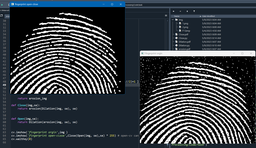
#> input picture SH-31_PY/task/close.png, 256 x 148 px, shrunk from 1747 x 1008 before the run, found by its file name
$ python Closing.py
#> lines starting #> are read from the running program, lines starting #| are printed output that depends on the picture; after the words box and inside, x2 and y2 are one past the last pixel; in counts of white or black regions, pixels touching at a corner belong together
import cv2
import numpy as np

B = np.array([[0, 1, 0], [1, 1, 1], [0, 1, 0]], dtype=np.uint8)

img = cv2.imread(r"D:\FCI\The 3 Level\The Second Term\New\Digital Image Processing\imags\BonusTask\close.png", cv2.IMREAD_GRAYSCALE)
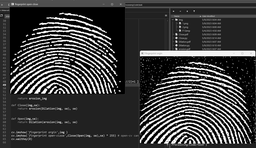
#> img: shape (148, 256); min 0, max 255, mean 62.1

pad_size = B.shape[0] // 2
img_padded = cv2.copyMakeBorder(img, pad_size, pad_size, pad_size, pad_size, cv2.BORDER_CONSTANT, value=0)
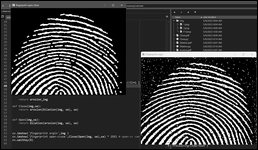
#> img_padded: shape (150, 258); min 0, max 255, mean 60.8

for i in range(15): # Increase this value to increase Closing

    # Dilation step
    img_dilated = np.zeros_like(img_padded)
    for i in range(pad_size, img_padded.shape[0] - pad_size):
        for j in range(pad_size, img_padded.shape[1] - pad_size):
            if np.any(np.logical_and(B, img_padded[i-pad_size:i+pad_size+1, j-pad_size:j+pad_size+1])):
                img_dilated[i, j] = 255

    img_padded = img_dilated[pad_size:-pad_size, pad_size:-pad_size]

    # Erosion step
    img_eroded = np.zeros_like(img_padded)
    for i in range(pad_size, img_padded.shape[0] - pad_size):
        for j in range(pad_size, img_padded.shape[1] - pad_size):
            if np.all(np.logical_or(np.logical_not(B), img_padded[i-pad_size:i+pad_size+1, j-pad_size:j+pad_size+1])):
                img_eroded[i, j] = 255

    img_padded = img_eroded[pad_size:-pad_size, pad_size:-pad_size]
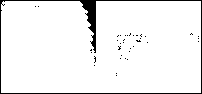
#> img_dilated: shape (94, 202); 94.7% white; 37 black regions (36 under 20 px), largest, box (x1, y1, x2, y2) and area: (0, 0, 202, 94) 947
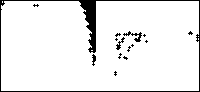
#> img_eroded: shape (92, 200); 93% white; 15 black regions (11 under 20 px), largest, box (x1, y1, x2, y2) and area: (0, 0, 200, 92) 1066, (123, 31, 142, 42) 67, (116, 37, 125, 50) 37, (92, 54, 96, 66) 29

img_closed = img_eroded[pad_size:-pad_size, pad_size:-pad_size]

# Display the images
cv2.imshow('Input Image', img)
cv2.imshow('Closed Image', img_closed)
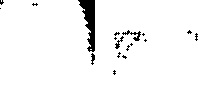
#> window 'Closed Image': shape (90, 198); 96% white; 18 black regions (14 under 20 px), largest, box (x1, y1, x2, y2) and area: (78, 0, 95, 52) 459, (122, 30, 141, 41) 67, (115, 36, 124, 49) 37, (91, 53, 95, 65) 29
cv2.waitKey(0)
cv2.destroyAllWindows()
